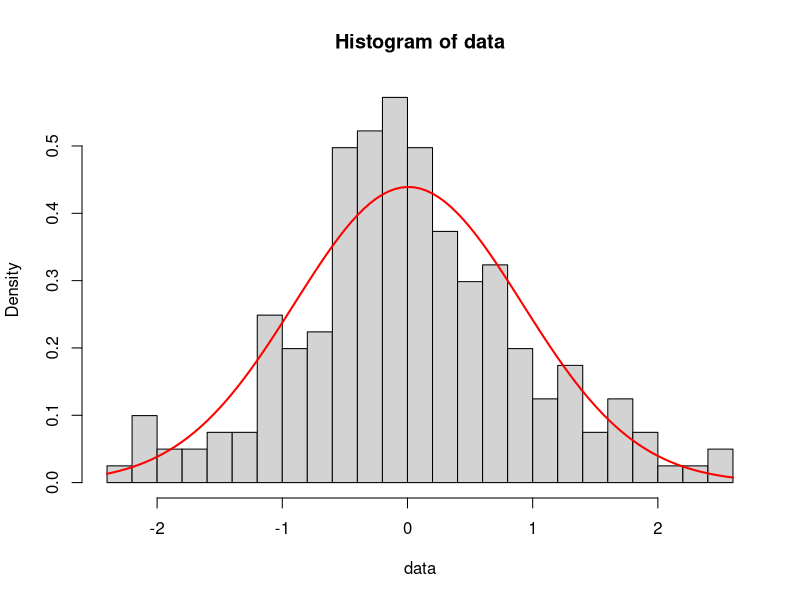
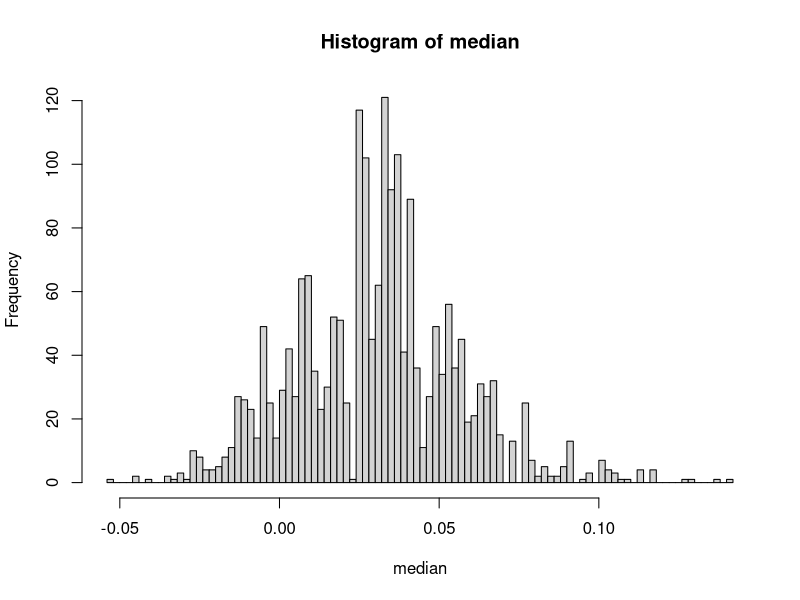

Generate these figures, in order, with R:
## ---- chunk 1
knitr::opts_chunk$set(echo = TRUE)
## ---- chunk 2
library(dplyr)
## ---- chunk 3
set.seed(100)
size<-201
data<-rnorm(size)
mle_mean<-mean(data)
mle_sd<-sqrt((size-1)/size*var(data))
hist(data,freq = FALSE,breaks=30)
curve(dnorm(x,mean=mle_mean,sd=mle_sd),add=TRUE,col="red",lwd=2)
## ---- chunk 4

r<-2000
data_1<-rnorm(r,mle_mean,mle_sd)
median<-rep(NA,r)
for (i in 1:r){
  s<-sample(data_1,length(data_1),replace=TRUE)
  median[i]<-median(s)
}
hist(median,breaks=100)


## ---- chunk 5
alpha<-0.05
ci<-quantile(median,c(alpha/2,1-alpha/2))
ci

ci[1]<0
ci[2]>0
## ---- chunk 6
ci_median<-function(n=2000,size=201){
  data<-rnorm(size)
  mle_mean<-mean(data)
  mle_sd<-sqrt(((size-1)/size)*var(data))
  median<-rbeta(n,size,size) %>%qnorm(mean=mle_mean,sd=mle_sd)
  alpha<-0.05
  ci<-quantile(median,c(alpha/2,1-alpha/2))
  return (ci[1] < 0 & ci[2] > 0)
}

ci_list<-NA
for (i in 1:2000){
  ci_list[i]<-ci_median()
} 


mean(ci_list)

